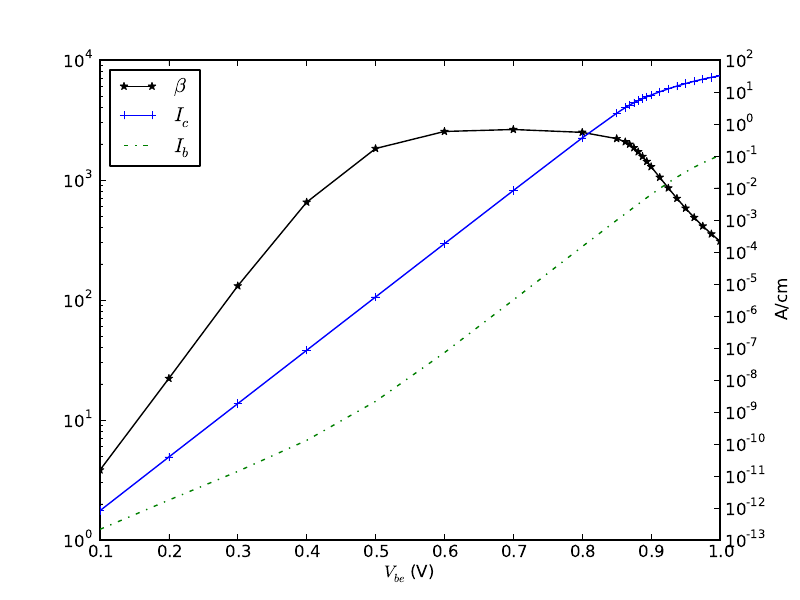

The Python source for this figure:
# -*- coding: utf-8 -*- 

# Copyright 2016 Devsim LLC
#
# Licensed under the Apache License, Version 2.0 (the "License");
# you may not use this file except in compliance with the License.
# You may obtain a copy of the License at
#
#     http://www.apache.org/licenses/LICENSE-2.0
#
# Unless required by applicable law or agreed to in writing, software
# distributed under the License is distributed on an "AS IS" BASIS,
# WITHOUT WARRANTIES OR CONDITIONS OF ANY KIND, either express or implied.
# See the License for the specific language governing permissions and
# limitations under the License.

import pylab
import numpy
import matplotlib.pyplot as plt
fig = plt.figure()
ax1 = fig.add_subplot(111)
ax2 = ax1.twinx()
filename = 'gummel_0.0.out'
#HEADER: V(base) V(collector) V(emitter) I(base) I(collector) I(emitter)
data = pylab.loadtxt(filename)
vbe = data[:,0]-data[:,2]
ic = data[:,4]
ib = data[:,3]
beta = ic/ib
l1 = ax1.semilogy(vbe, beta, "-*", label=r"$\beta$", color="black")
l2 = ax2.semilogy(vbe, ic, "-+", label=r"$I_c$")
l3 = ax2.semilogy(vbe, ib, "-.",  label=r"$I_b$")
lns = l1 + l2 + l3
ax1.legend(l1+l2+l3, (r"$\beta$", r"$I_c$", r"$I_b$"), loc="upper left")
#pylab.title("Title of Plot")
ax1.set_xlabel(r"$V_{be}$ (V)")
ax2.set_ylabel(r"A/cm")
#ax2.set_ylabel(r"A/cm")
#pylab.ylabel("Y Axis Label")
pylab.savefig('gummel.pdf')
pylab.savefig('gummel.eps', format='eps')


